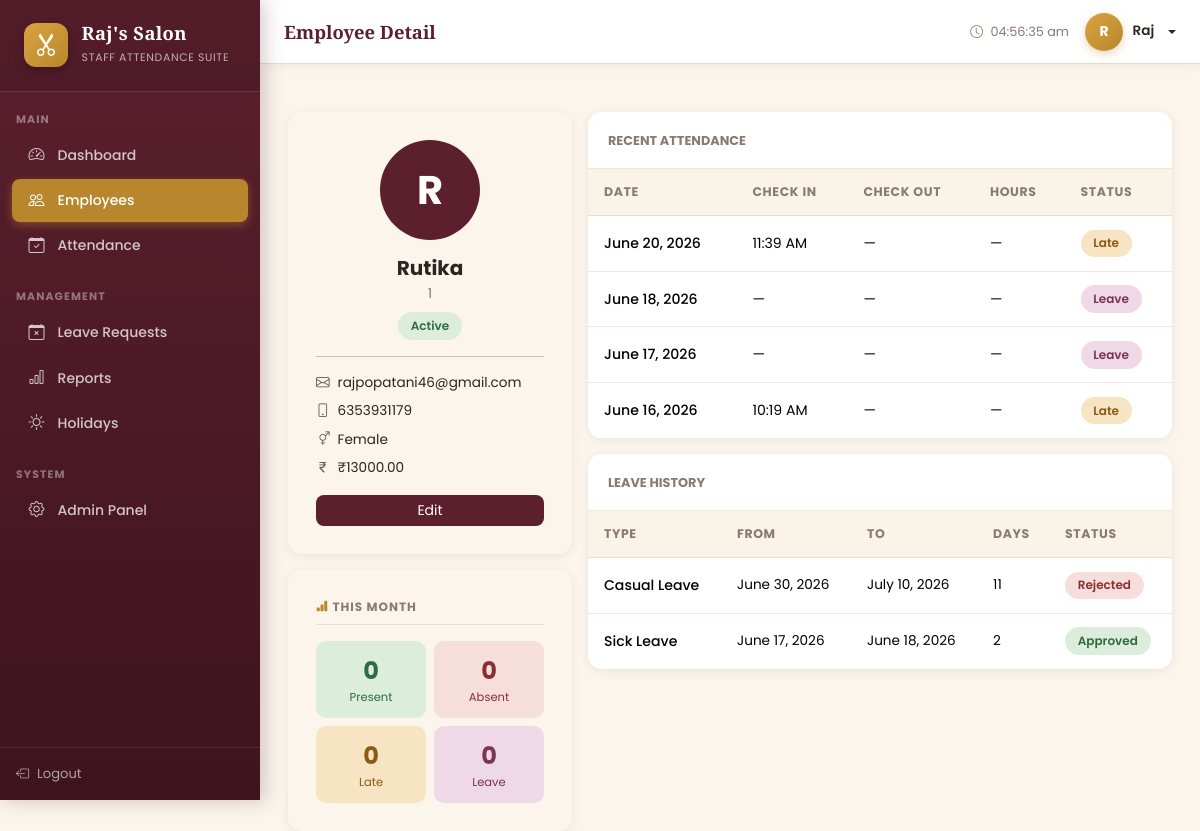
The page /employees/2/ (signed in) on the database its author committed.
### attendance/models.py (models this page shows, shortened)
class Employee(models.Model):
    GENDER_CHOICES = [('Male', 'Male'), ('Female', 'Female'), ('Other', 'Other')]
    STATUS_CHOICES = [('Active', 'Active'), ('Inactive', 'Inactive')]
    user          = models.OneToOneField(User, on_delete=models.CASCADE, related_name='employee', null=True, blank=True)
    employee_id   = models.CharField(max_length=20, unique=True)
    full_name     = models.CharField(max_length=200)
    email         = models.EmailField(unique=True)
    phone         = models.CharField(max_length=15)
    gender        = models.CharField(max_length=10, choices=GENDER_CHOICES)
    salary        = models.DecimalField(max_digits=10, decimal_places=2, default=0)
    address       = models.TextField(blank=True)
    status        = models.CharField(max_length=10, choices=STATUS_CHOICES, default='Active')
    profile_photo = models.ImageField(upload_to='profile_photos/', blank=True, null=True)
    date_joined   = models.DateField(default=timezone.now)
    class Meta:
        ordering = ['employee_id']

class Attendance(models.Model):
    STATUS_CHOICES = [
        ('Present', 'Present'),
        ('Absent', 'Absent'),
        ('Late', 'Late'),
        ('Half Day', 'Half Day'),
        ('Leave', 'Leave'),
    ]
    employee    = models.ForeignKey(Employee, on_delete=models.CASCADE, related_name='attendances')
    date        = models.DateField(default=timezone.now)
    check_in    = models.TimeField(null=True, blank=True)
    check_out   = models.TimeField(null=True, blank=True)
    total_hours = models.DecimalField(max_digits=5, decimal_places=2, default=0)
    status      = models.CharField(max_length=10, choices=STATUS_CHOICES, default='Absent')
    notes       = models.TextField(blank=True)
    class Meta:
        unique_together = ['employee', 'date']
        ordering = ['-date']

class LeaveRequest(models.Model):
    LEAVE_TYPES = [
        ('Sick Leave', 'Sick Leave'),
        ('Casual Leave', 'Casual Leave'),
        ('Annual Leave', 'Annual Leave'),
        ('Emergency Leave', 'Emergency Leave'),
        ('Unpaid Leave', 'Unpaid Leave'),
    ]
    STATUS_CHOICES = [
        ('Pending', 'Pending'),
        ('Approved', 'Approved'),
        ('Rejected', 'Rejected'),
    ]
    employee   = models.ForeignKey(Employee, on_delete=models.CASCADE, related_name='leave_requests')
    leave_type = models.CharField(max_length=20, choices=LEAVE_TYPES)
    start_date = models.DateField()
    end_date   = models.DateField()
    reason     = models.TextField()
    status     = models.CharField(max_length=10, choices=STATUS_CHOICES, default='Pending')
    created_at = models.DateTimeField(auto_now_add=True)
    updated_at = models.DateTimeField(auto_now=True)
    admin_note = models.TextField(blank=True)
    def total_days(self):
        return (self.end_date - self.start_date).days + 1
    class Meta:
        ordering = ['-created_at']

### attendance/views.py (the view)
# urls.py: path('employees/<int:pk>/',       views.employee_detail, name='employee_detail'),
@login_required
@user_passes_test(is_admin)
def employee_detail(request, pk):
    employee   = get_object_or_404(Employee, pk=pk)
    today      = date.today()
    attendance = Attendance.objects.filter(employee=employee).order_by('-date')[:30]
    leaves     = LeaveRequest.objects.filter(employee=employee).order_by('-created_at')
    month_att  = Attendance.objects.filter(employee=employee, date__month=today.month)
    stats = {
    	'present': month_att.filter(status__in=['Present', 'Late']).count(),
    	'late':    month_att.filter(status='Late').count(),
    	'absent':  month_att.filter(status='Absent').count(),
    	'leave':   month_att.filter(status='Leave').count(),
    }
    return render(request, 'attendance/employee_detail.html', {
        'employee': employee, 'attendance': attendance, 'leaves': leaves, 'stats': stats
    })

### attendance/views.py (called while the page is built)
def is_admin(user):
    return user.is_staff or user.is_superuser

### attendance/templates/attendance/employee_detail.html (shortened to what this page needs)
{% extends 'base.html' %}
{% block page_title %}Employee Detail{% endblock %}
{% block content %}
<div class="row g-3">
  <div class="col-md-4">
    <div class="form-card text-center">
      {% if employee.profile_photo %}
        <img src="{{ employee.profile_photo.url }}" style="width:100px;height:100px;border-radius:50%;object-fit:cover;border:3px solid #5C1F2E"/>
      {% else %}
        <div style="width:100px;height:100px;border-radius:50%;background:#5C1F2E;color:#fff;display:flex;align-items:center;justify-content:center;font-size:2.5rem;font-weight:700;margin:0 auto">{{ employee.full_name|first|upper }}</div>
      {% endif %}
      <h5 class="fw-bold mt-3 mb-1">{{ employee.full_name }}</h5>
      <div style="color:#8A7A72;font-size:.85rem">{{ employee.employee_id }}</div>
      <span class="status-badge badge-{{ employee.status|lower }} mt-2 d-inline-block">{{ employee.status }}</span>
      <hr/>
      <div class="text-start" style="font-size:.85rem">
        <div class="mb-2"><i class="bi bi-envelope me-2 text-muted"></i>{{ employee.email }}</div>
        <div class="mb-2"><i class="bi bi-phone me-2 text-muted"></i>{{ employee.phone }}</div>
        <div class="mb-2"><i class="bi bi-gender-ambiguous me-2 text-muted"></i>{{ employee.gender }}</div>
        <div class="mb-2"><i class="bi bi-currency-rupee me-2 text-muted"></i>₹{{ employee.salary }}</div>
      </div>
      <div class="d-flex gap-2 mt-3">
        <a href="{% url 'employee_edit' employee.pk %}" class="btn btn-sm flex-fill" style="background:#5C1F2E;color:#fff;border-radius:8px">Edit</a>
      </div>
    </div>
    <div class="form-card mt-3">
      <div class="section-header"><i class="bi bi-bar-chart-fill" style="color:#B8862C"></i> This Month</div>
      <div class="row g-2 text-center">
        <div class="col-6"><div style="background:#DCEEDB;border-radius:10px;padding:.75rem"><div style="font-size:1.5rem;font-weight:700;color:#2F6B40">{{ stats.present }}</div><div style="font-size:.72rem;color:#2F6B40">Present</div></div></div>
        <div class="col-6"><div style="background:#F6DEDD;border-radius:10px;padding:.75rem"><div style="font-size:1.5rem;font-weight:700;color:#8B2E2E">{{ stats.absent }}</div><div style="font-size:.72rem;color:#8B2E2E">Absent</div></div></div>
        <div class="col-6"><div style="background:#F7E4C2;border-radius:10px;padding:.75rem"><div style="font-size:1.5rem;font-weight:700;color:#8C5A12">{{ stats.late }}</div><div style="font-size:.72rem;color:#8C5A12">Late</div></div></div>
        <div class="col-6"><div style="background:#EFD9E6;border-radius:10px;padding:.75rem"><div style="font-size:1.5rem;font-weight:700;color:#7A3458">{{ stats.leave }}</div><div style="font-size:.72rem;color:#7A3458">Leave</div></div></div>
      </div>
    </div>
  </div>
  <div class="col-md-8">
    <div class="table-card card mb-3">
      <div style="padding:1rem 1.25rem;border-bottom:1px solid #F1E7DA"><span style="font-size:.8rem;font-weight:700;color:#8A7A72;text-transform:uppercase">Recent Attendance</span></div>
      <table class="table table-hover mb-0">
        <thead><tr><th>Date</th><th>Check In</th><th>Check Out</th><th>Hours</th><th>Status</th></tr></thead>
        <tbody>
          {% for att in attendance %}
          <tr>
            <td style="font-weight:500;font-size:.88rem">{{ att.date }}</td>
            <td>{{ att.check_in|time:"h:i A"|default:"—" }}</td>
            <td>{{ att.check_out|time:"h:i A"|default:"—" }}</td>
            <td>{{ att.total_hours|default:"—" }}</td>
            <td><span class="status-badge badge-{{ att.status|lower|cut:' ' }}">{{ att.status }}</span></td>
          </tr>
          {% empty %}
          <tr><td colspan="5" class="text-center text-muted py-3">No attendance records.</td></tr>
          {% endfor %}
        </tbody>
      </table>
    </div>
    <div class="table-card card">
      <div style="padding:1rem 1.25rem;border-bottom:1px solid #F1E7DA"><span style="font-size:.8rem;font-weight:700;color:#8A7A72;text-transform:uppercase">Leave History</span></div>
      <table class="table table-hover mb-0">
        <thead><tr><th>Type</th><th>From</th><th>To</th><th>Days</th><th>Status</th></tr></thead>
        <tbody>
          {% for leave in leaves %}
          <tr>
            <td style="font-size:.88rem;font-weight:500">{{ leave.leave_type }}</td>
            <td style="font-size:.85rem">{{ leave.start_date }}</td>
            <td style="font-size:.85rem">{{ leave.end_date }}</td>
            <td style="font-size:.85rem">{{ leave.total_days }}</td>
            <td><span class="status-badge badge-{{ leave.status|lower }}">{{ leave.status }}</span></td>
          </tr>
          {% empty %}
          <tr><td colspan="5" class="text-center text-muted py-3">No leave records.</td></tr>
          {% endfor %}
        </tbody>
      </table>
    </div>
  </div>
</div>
{% endblock %}

### templates/base.html (shortened to what this page needs)
<!DOCTYPE html>
<html lang="en">
<head>
<link href="https://cdn.jsdelivr.net/npm/bootstrap@5.3.2/dist/css/bootstrap.min.css" rel="stylesheet"/>
<link href="https://cdn.jsdelivr.net/npm/bootstrap-icons@1.11.3/font/bootstrap-icons.css" rel="stylesheet"/>
</head>
<body>
<div class="sidebar" id="sidebar">
  <div class="sidebar-brand">
    <span class="logo"><i class="bi bi-scissors"></i></span>
    <div class="brand-text">
      <h6>Raj's Salon</h6>
      <small>Staff Attendance Suite</small>
    </div>
  </div>
  {% if user.is_authenticated %}
  {% if user.is_staff or user.is_superuser %}
  <div class="sidebar-section mt-2">Main</div>
  <ul class="sidebar-nav">
    <li><a href="{% url 'dashboard' %}" class="{% if request.resolver_match.url_name == 'dashboard' %}active{% endif %}"><i class="bi bi-speedometer2"></i> Dashboard</a></li>
    <li><a href="{% url 'employee_list' %}" class="{% if 'employee' in request.resolver_match.url_name %}active{% endif %}"><i class="bi bi-people"></i> Employees</a></li>
    <li><a href="{% url 'attendance_list' %}" class="{% if 'attendance' in request.resolver_match.url_name %}active{% endif %}"><i class="bi bi-calendar-check"></i> Attendance</a></li>
  </ul>
  <div class="sidebar-section mt-2">Management</div>
  <ul class="sidebar-nav">
    <li><a href="{% url 'leave_list' %}" class="{% if 'leave' in request.resolver_match.url_name %}active{% endif %}"><i class="bi bi-calendar-x"></i> Leave Requests</a></li>
    <li><a href="{% url 'reports' %}" class="{% if request.resolver_match.url_name == 'reports' %}active{% endif %}"><i class="bi bi-bar-chart"></i> Reports</a></li>
    <li><a href="{% url 'holiday_list' %}" class="{% if 'holiday' in request.resolver_match.url_name %}active{% endif %}"><i class="bi bi-sun"></i> Holidays</a></li>
  </ul>
  <div class="sidebar-section mt-2">System</div>
  <ul class="sidebar-nav">
    <li><a href="/admin/" target="_blank"><i class="bi bi-gear"></i> Admin Panel</a></li>
  </ul>
  {% endif %}
  <div class="sidebar-footer">
    <a href="{% url 'logout' %}"><i class="bi bi-box-arrow-left"></i> Logout</a>
  </div>
  {% endif %}
</div>
{% if user.is_authenticated %}
<div class="topbar">
  <div class="topbar-left">
    <span class="topbar-title">{% block page_title %}Dashboard{% endblock %}</span>
  </div>
  <div class="topbar-right">
    <span style="font-size:.8rem;color:#8A7A72">
      <i class="bi bi-clock me-1"></i>
      <span id="live-time"></span>
    </span>
    <div class="dropdown">
      <div class="topbar-user dropdown-toggle" data-bs-toggle="dropdown">
        <div class="topbar-avatar">{{ user.username|first|upper }}</div>
        <span style="font-size:.85rem;font-weight:600">{{ user.get_full_name|default:user.username }}</span>
      </div>
    </div>
  </div>
</div>
{% endif %}
<div class="{% if user.is_authenticated %}main-wrap{% else %}container-fluid{% endif %}">
  {% block content %}{% endblock %}
</div>
</body>
</html>

### rows shown on the page
Employee: full_name|first "R", full_name "Rutika", employee_id "1", status "Active", email "rajpopatani46@gmail.com", phone "6353931179", gender "Female", salary "13000.00"
Attendance: date "June 20, 2026", check_in "11:39 AM", check_out "—", total_hours "—", status "Late"
Attendance: date "June 18, 2026", check_in "—", check_out "—", total_hours "—", status "Leave"
Attendance: date "June 17, 2026", check_in "—", check_out "—", total_hours "—", status "Leave"
Attendance: date "June 16, 2026", check_in "10:19 AM", check_out "—", total_hours "—", status "Late"
LeaveRequest: leave_type "Casual Leave", start_date "June 30, 2026", end_date "July 10, 2026", total_days "11", status "Rejected"
LeaveRequest: leave_type "Sick Leave", start_date "June 17, 2026", end_date "June 18, 2026", total_days "2", status "Approved"

### other values the page prints
{{ user.username|first|upper }} "R"
{{ user.get_full_name|default:user.username }} "Raj"
{{ stats.present }} "0"
{{ stats.absent }} "0"
{{ stats.late }} "0"
{{ stats.leave }} "0"
